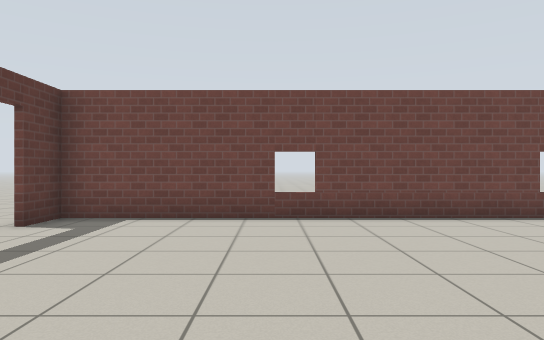
view 1 (above)

20 first-person views from a walk through a robot-simulator world made for Gazebo. The camera is 0.94 m above the floor, looks level and sees 70° across. The floor is counted in squares, 1 m on a side. Each view is taken from the middle of a square. On the plan, view 1 faces up. The plan holds only what a view shows up to about 13 squares ahead; the rest is blank. The robots in the file are not drawn. Gazebo's built-in surfaces are drawn with simple patterns. Simple shapes stand in for some stock models.

view 2
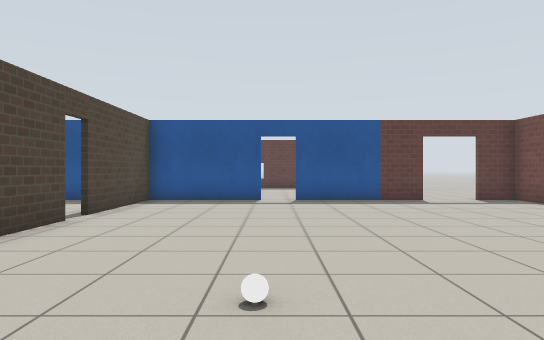

view 3
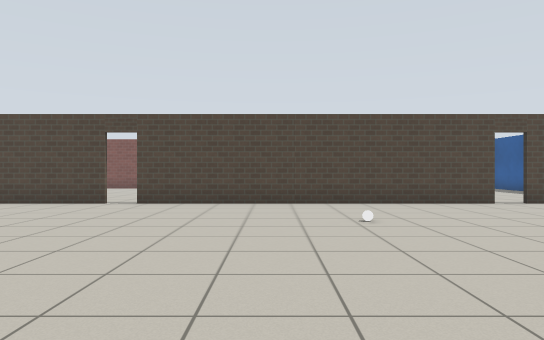

view 4
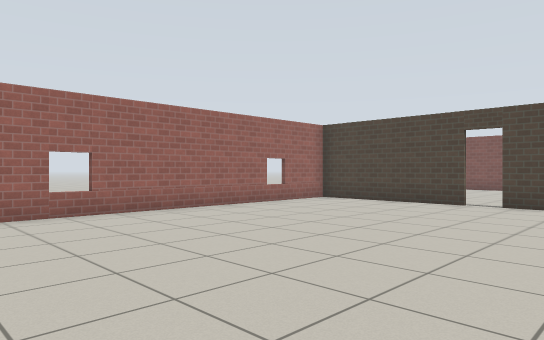

view 5
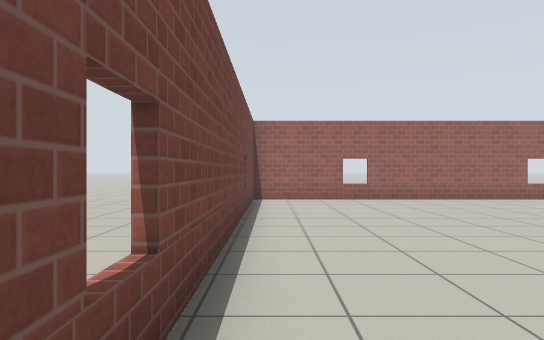

view 6
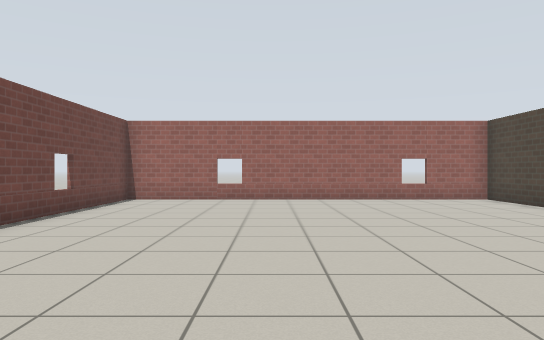

view 7
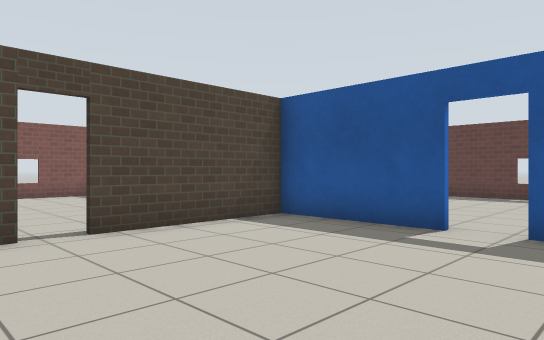

view 8
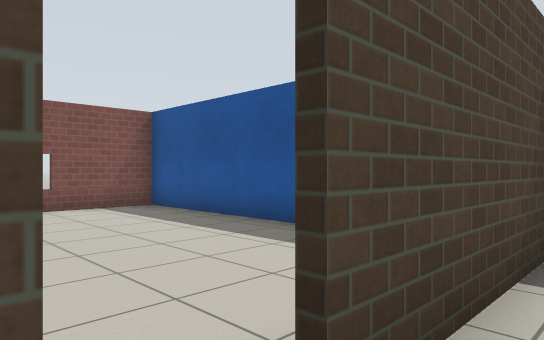

view 9
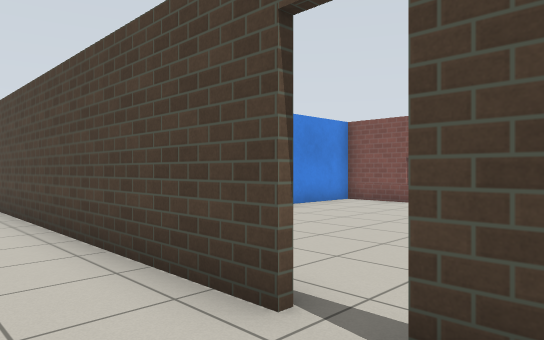

view 10
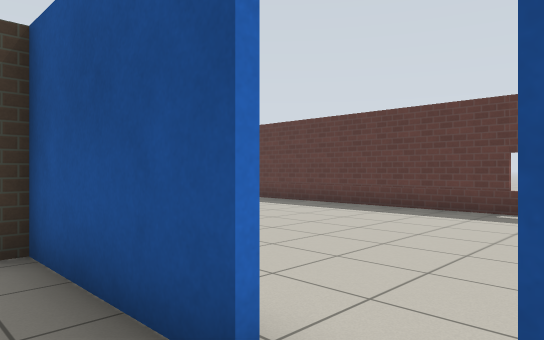

view 11
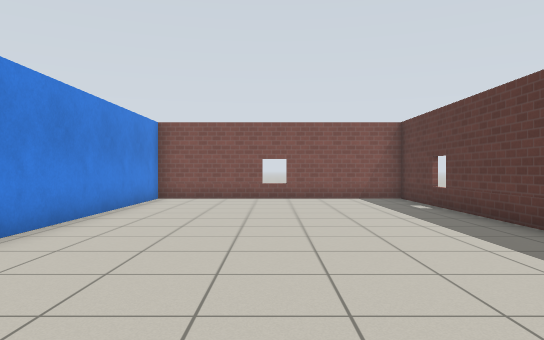

view 12
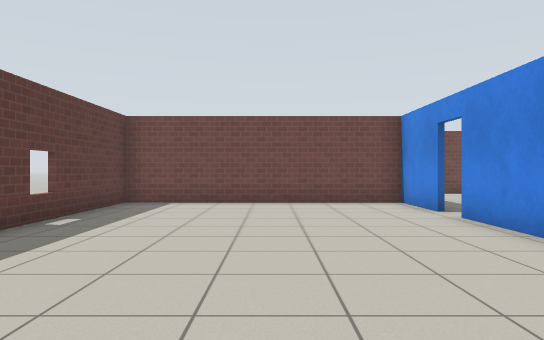

view 13
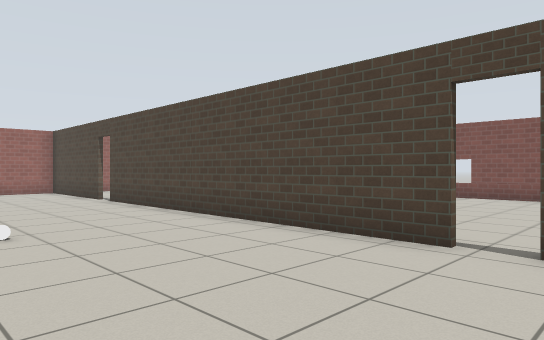

view 14
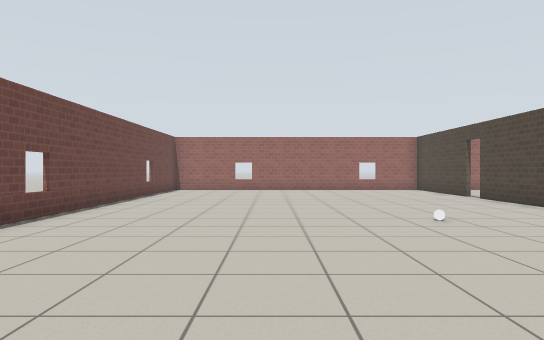

view 15
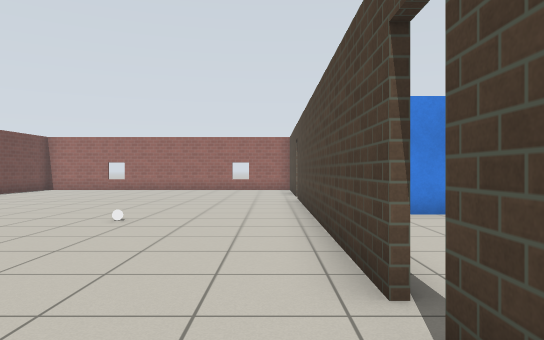

view 16
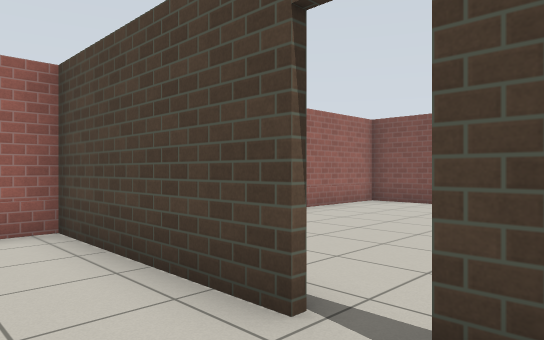

view 17
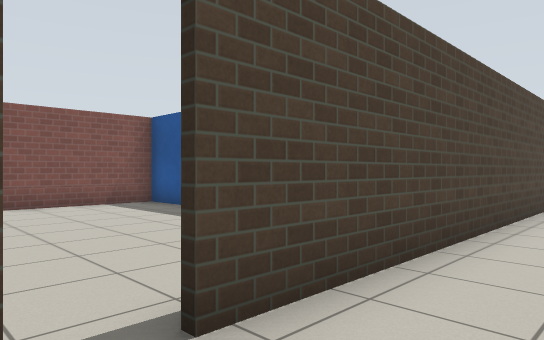

view 18
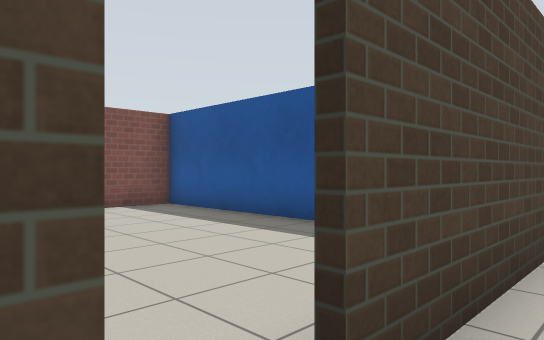

view 19
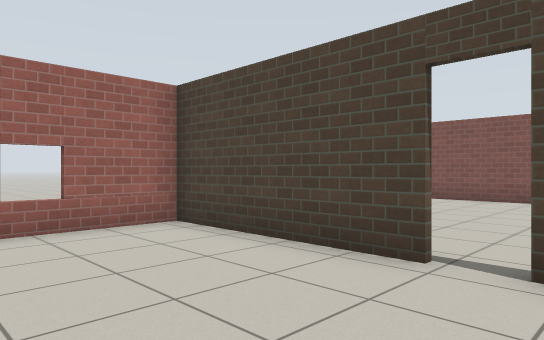

view 20
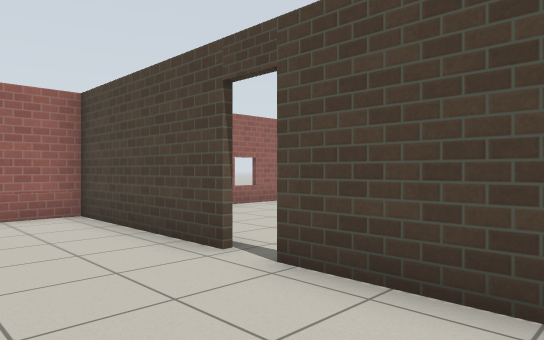

### Floor plan
Points are (right, up) in squares from view 1. A wall is a line through its corners. A room is listed if a view was taken in it or the views show most of it. See-through windows are left out.
Room 1 (views 1, 2, 3, 4, 5, 6, 7, 8, 9, 10, 13, 14, 15, 16, 17, 18, 19, 20)
walls: (0.8, -3.8) (10.9, -3.8); (11.6, -3.8) (16.3, -3.8) (16.3, 7.6) (-4.1, 7.6) (-4.1, 6.4); (-4.1, -0.3) (-4.1, -3.8) (0, -3.8); (-4.1, 4.7) (-4.1, 0.7)
ways out: open door at (-4, 0) to room 2; open door at (0.5, -4) to room 3; open door at (11, -4) to room 4; open door at (-4, 5.5)
objects: white ball (5, 0)
Room 2 (views 11, 12)
walls: (-4.3, -2.8) (-4.3, -0.3); (-4.3, 0.7) (-4.3, 3.2) (-12.2, 3.2) (-12.2, -12.7) (-4.3, -12.7) (-4.3, -5.3)
ways out: open door at (-4, 0) to room 1
Room 3 (no view inside)
walls: (1.5, -12.7) (5.9, -12.7); (6.2, -6.7) (6.2, -5.9); (-4.1, -5.9) (-4.1, -12.7) (-1, -12.7); (6.2, -12.7) (6.2, -10)
ways out: open door at (0.5, -4) to room 1
Room 4 (no view inside)
walls: (6.4, -7.5) (6.4, -12.7); (12.5, -12.7) (16.3, -12.7) (16.3, -7.8); (5.9, -12.7) (10.1, -12.7)
ways out: open door at (11, -4) to room 1

Where each view was taken, in squares from view 1:
view 1: 0 up, 0 right, facing up
view 2: 0 up, 8 right, facing left
view 3: 7 up, 7 right, facing down
view 4: 7 up, 8 right, facing down-right
view 5: 7 up, 4 right, facing right
view 6: 3 up, 4 right, facing right
view 7: 2 up, 2 right, facing down-left
view 8: 3 down, 1 right, facing down-left
view 9: 2 down, 1 left, facing down-right
view 10: 1 up, 3 left, facing down-left
view 11: 0 up, 8 left, facing down
view 12: 8 down, 8 left, facing up
view 13: 1 up, 1 left, facing down-right
view 14: 3 up, 2 left, facing right
view 15: 3 down, 2 left, facing right
view 16: 2 down, 10 right, facing down-right
view 17: 2 down, 12 right, facing down-left
view 18: 3 down, 12 right, facing down-left
view 19: 0 up, 10 right, facing down-right
view 20: 1 down, 8 right, facing down-right
